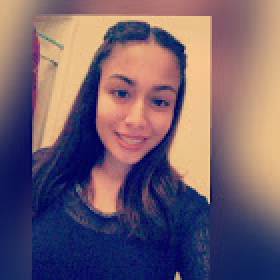
#> input picture NataliOlvera/CSP/images/NataliOlvera/me.jpg, 140 x 140 px (shown 2 times larger)
$ python 'Natali_Olvera_1_4_2. 8 py #14 red eyes.py'
#> lines starting #> are read from the running program, lines starting #| are printed output that depends on the picture
'''
JDoe_JSmith_1_4_2:
'''
import matplotlib.pyplot as plt
import os.path
import numpy as np

''' Read the image data'''
# Get the directory of this python script
directory = os.path.dirname(os.path.abspath(__file__))
# Build an absolute filename from directory + filename
filename = os.path.join(directory, 'me.jpg')
# Read the image data into an array
img = plt.imread(filename)
#> img is the input picture: shape (140, 140, 3); mean R, G, B 114.5, 94.7, 109.6

''' Show the image data'''
# Create figure with 1 subplot
#fig is the Figure, and ax is an ndarray of AxesSubplots
# ax[0] and ax[1] are the two Axes Subplots
fig, ax = plt.subplots(1, 2)
#Show the image data in the frist subplot
ax[0] .imshow(img, interpolation= 'none')
ax[1] .imshow(img, interpolation= 'none')
ax[0] .plot(59, 45, 'ro')
ax[0] .plot(77, 50, 'ro')
# Show the figure on the screen
fig.show()
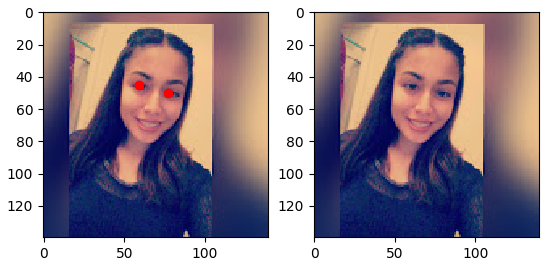
#> figure drawn by matplotlib, 2 panels

$ run again, with NataliOlvera/CSP/images/NataliOlvera/Balloon.jpg copied over NataliOlvera/CSP/images/NataliOlvera/me.jpg
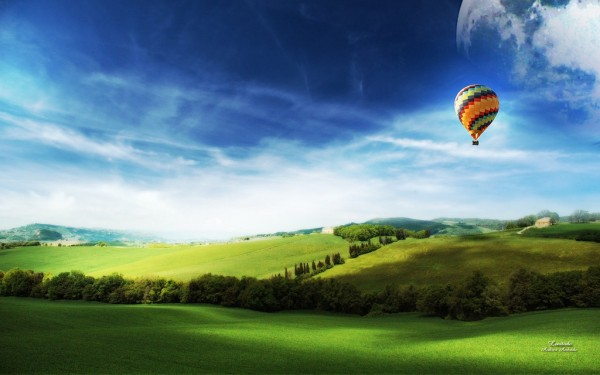
#> input picture NataliOlvera/CSP/images/NataliOlvera/Balloon.jpg, 600 x 375 px
#> img is the input picture: shape (375, 600, 3); mean R, G, B 97, 127.1, 126.5
#> `fig.show()`:
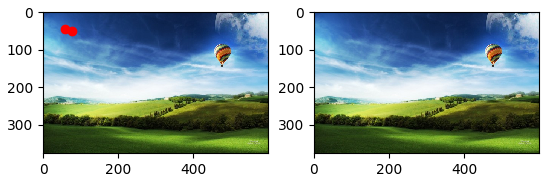
#> figure drawn by matplotlib, 2 panels

$ run again, with NataliOlvera/CSP/images/NataliOlvera/Beyonce.jpg copied over NataliOlvera/CSP/images/NataliOlvera/me.jpg
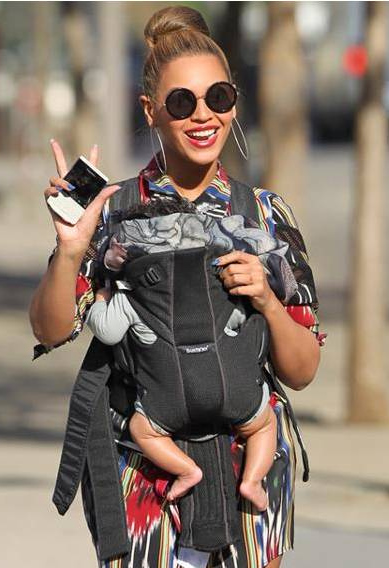
#> input picture NataliOlvera/CSP/images/NataliOlvera/Beyonce.jpg, 389 x 568 px
#> img is the input picture: shape (568, 389, 3); mean R, G, B 134.7, 119, 106.2
#> `fig.show()`:
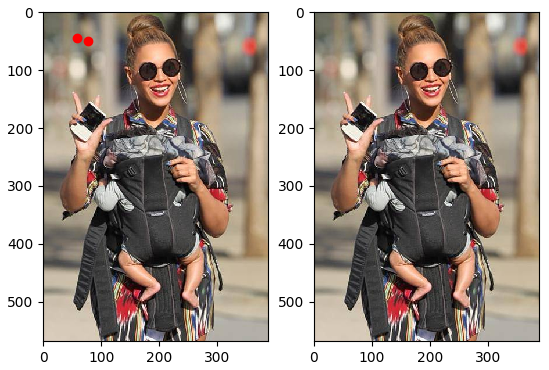
#> figure drawn by matplotlib, 2 panels
